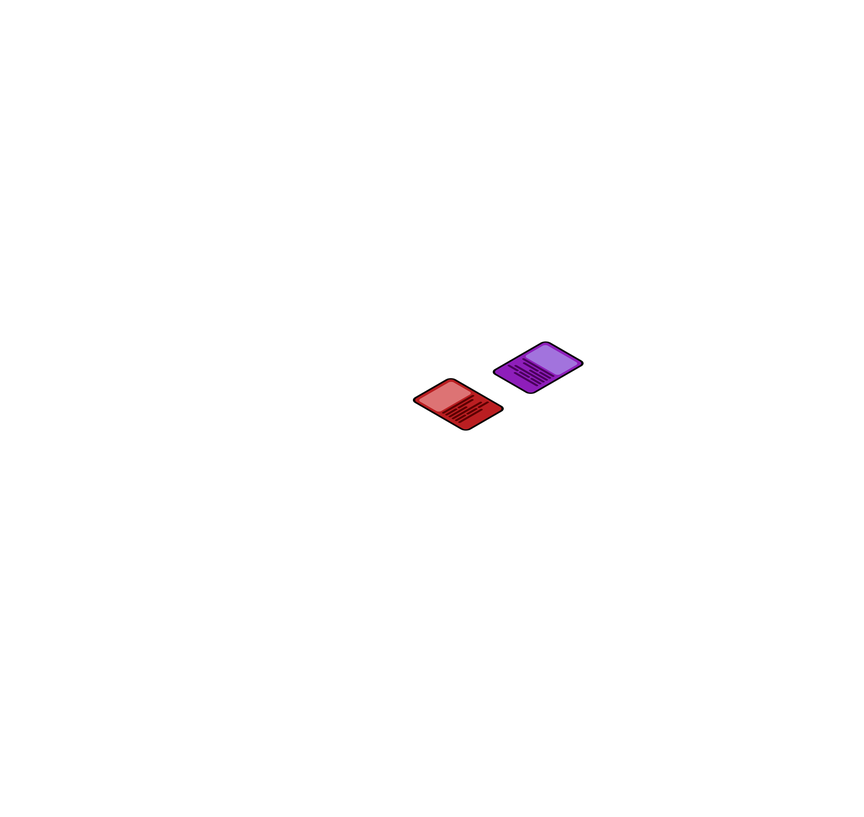
#> input picture Graphical Assets/Furnitures/Duel Animation/1.png, 864 x 817 px, shrunk from 2305 x 2180 before the run; its folder holds 4 pictures in this run
$ python gen-duel-frames.py
#> lines starting #> are read from the running program, lines starting #| are printed output that depends on the picture
#!/usr/bin/env python3
"""Decoupe l'animation d'un duel de cartes (`Graphical Assets/Furnitures/Duel Animation/1.png` … `N.png`, 2305 x 2180, les cartes
posees au milieu d'un grand vide transparent) autour des cartes : une SEULE boite pour toutes les images (celle qui contient
l'union de leur contenu), pour qu'elles restent alignees entre elles, en WebP sans perte dans `game/vignettes/Duel/N.webp`.
Un decodage de 2305 x 2180 x 7 pesait ~140 Mo en memoire ; la boite en fait ~1,5 Mo.

  python scripts/gen-duel-frames.py
"""
import glob, os, re
from PIL import Image

RACINE = os.path.dirname(os.path.dirname(os.path.abspath(__file__)))
ENTREE = os.path.join(RACINE, 'Graphical Assets', 'Furnitures', 'Duel Animation')
SORTIE = os.path.join(RACINE, 'game', 'vignettes', 'Duel')

fichiers = sorted(glob.glob(os.path.join(ENTREE, '*.png')), key=lambda f: int(re.sub(r'\D', '', os.path.basename(f)) or 0))
images = [Image.open(f).convert('RGBA') for f in fichiers]
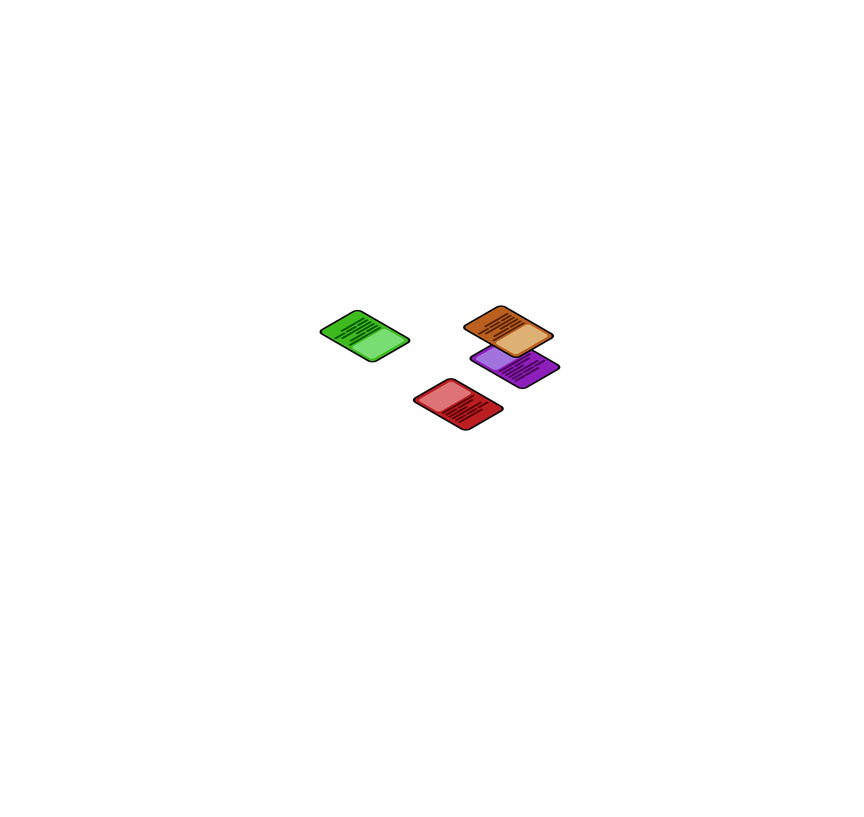
#> input picture Graphical Assets/Furnitures/Duel Animation/2.png, 864 x 817 px, shrunk from 2305 x 2180 before the run
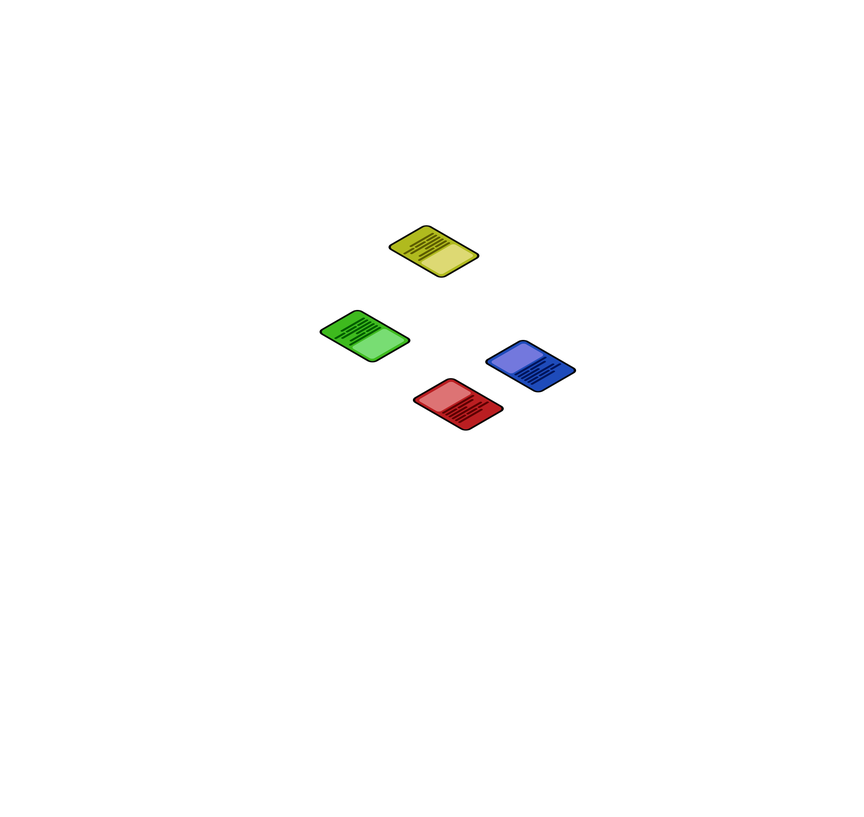
#> input picture Graphical Assets/Furnitures/Duel Animation/3.png, 864 x 817 px, shrunk from 2305 x 2180 before the run
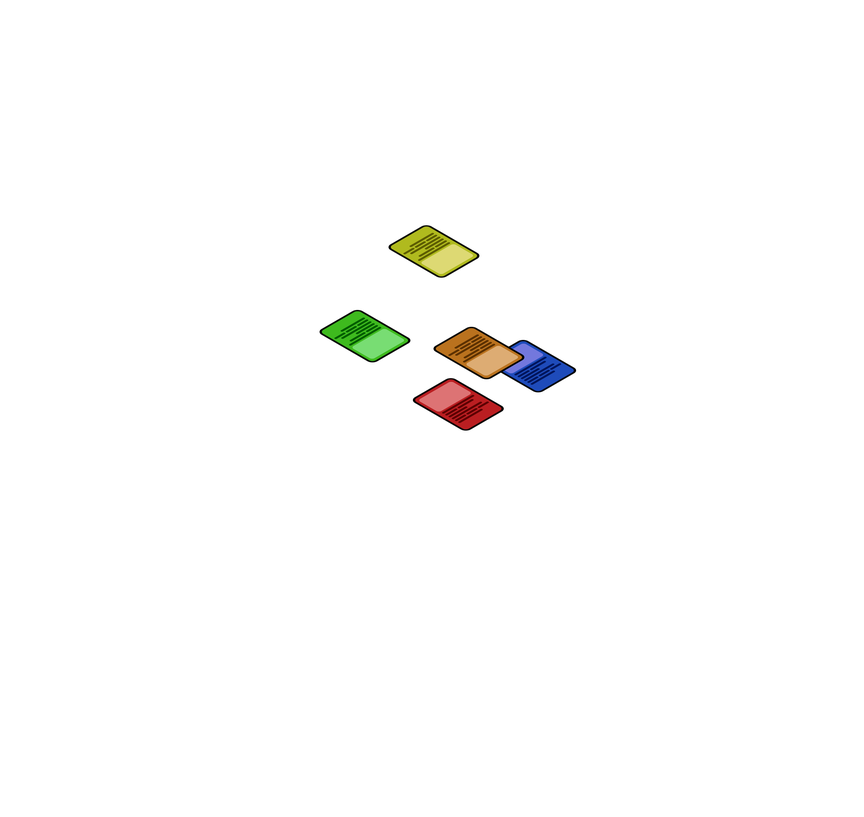
#> input picture Graphical Assets/Furnitures/Duel Animation/4.png, 864 x 817 px, shrunk from 2305 x 2180 before the run
#> images = 4 items
boites = [im.getbbox() for im in images if im.getbbox()]
#> boites = [(410, 339, 586, 433), (317, 303, 563, 433), (317, 223, 579, 433), (317, 223, 579, 433)]
x0, y0 = min(b[0] for b in boites), min(b[1] for b in boites)
#> x0 = 317; y0 = 223
x1, y1 = max(b[2] for b in boites), max(b[3] for b in boites)
#> x1 = 586; y1 = 433
os.makedirs(SORTIE, exist_ok=True)
for i, im in enumerate(images, 1):
    im.crop((x0, y0, x1, y1)).save(os.path.join(SORTIE, f'{i}.webp'), lossless=True)
#> this loop made 4 passes
#> pass 1, `im.crop((x0, y0, x1, y1)).save(os.path.join(SORTIE, f'{i}.webp'), loss..`:
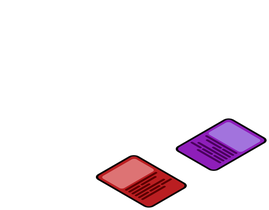
#> saved as 1.webp: PIL image 269x210 RGBA; mean R, G, B, A 13.1, 4.5, 9.8, 23.6; transparent parts drawn white
#> pass 2, `im.crop((x0, y0, x1, y1)).save(os.path.join(SORTIE, f'{i}.webp'), loss..`:
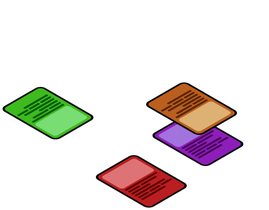
#> saved as 2.webp: PIL image 269x210 RGBA; mean R, G, B, A 22.4, 15.9, 12.7, 44.9; transparent parts drawn white
print(f'{len(images)} images, boite ({x0}, {y0}, {x1}, {y1}) = {x1 - x0} x {y1 - y0}')
#| 4 images, boite (317, 223, 586, 433) = 269 x 210
